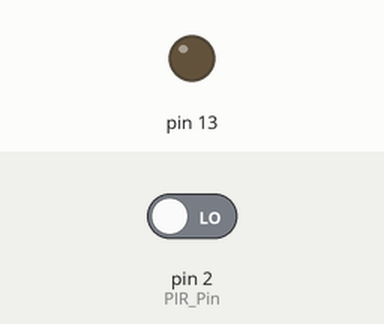
Recording of a sketch running on a simulated Arduino Uno, built with avr-gcc and run on an emulated ATmega328P. Parts: output pins drawn as LEDs (lit = HIGH). The inputs (shaded band) are chosen by the test bench; at power-on: pin 2 (PIR_Pin) LOW. No radio packets arrive unless stated.

Above: at 1.2 s.
1.3 s: pin 2 (PIR_Pin) driven HIGH
At 2.4 s:
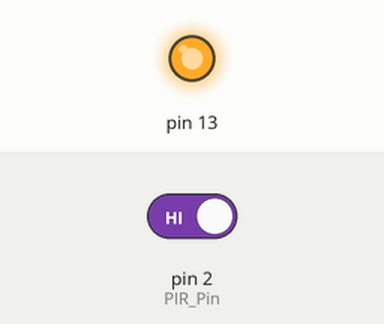
3.0 s: pin 2 (PIR_Pin) driven LOW
At 3.6 s:
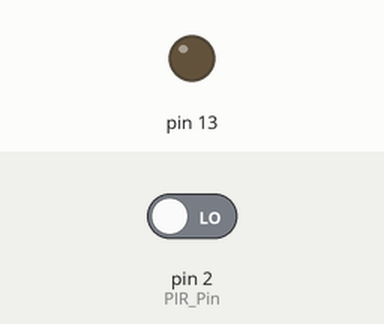
Timing chart, 0 to 6.0 s (numbered marks = the images above; inputs shaded):
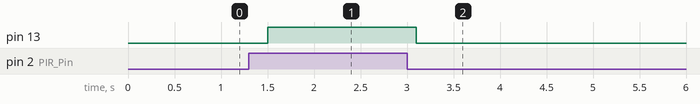

Measured:
- after the input at 1.3 s, pin 13: LOW → HIGH after 0.20 s
- after the input at 3.0 s, pin 13: HIGH → LOW after 0.10 s

The sketch:

Transmitter_Code.ino
```cpp
#include <VirtualWire.h>
#include <Wire.h>

#define PIR_Pin 2
#define TX_Pin 3

char *controller;
void setup() {
  pinMode(13,OUTPUT);
  pinMode(2,INPUT);
  vw_set_tx_pin(TX_Pin);
  vw_setup(2000);// speed of data transfer Kbps
}

void loop(){

  if(digitalRead(PIR_Pin)==HIGH){
      controller="1" ;
      vw_send((uint8_t *)controller,strlen(controller));
      vw_wait_tx();
      digitalWrite(13,1);
      delay(100);
  }
  else{
      controller="0" ;
      vw_send((uint8_t *)controller,strlen(controller));
      vw_wait_tx();
      digitalWrite(13,0);
      delay(100);
  }
}
```
